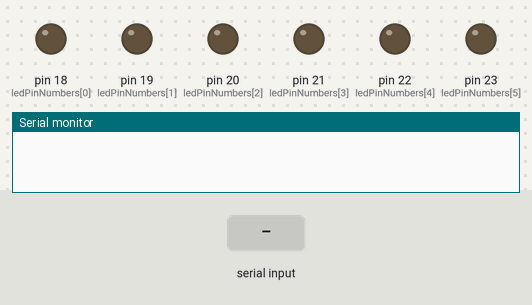
The sketch below on a simulated Arduino Mega 2560, built with avr-gcc and run on an emulated ATmega2560. Parts: output pins drawn as LEDs (lit = HIGH), the last lines printed to the serial monitor. The inputs (shaded band) are chosen by the test bench.

Above: at 1.2 s.
1.3 s: "5\n" received over Serial
At 1.6 s:
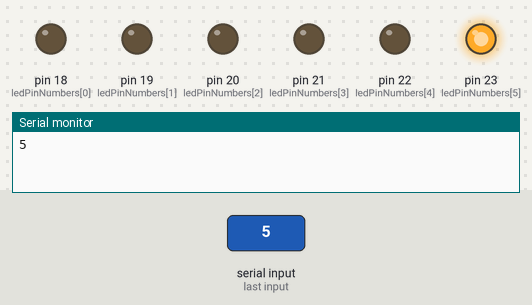
2.8 s: "90,45\n" received over Serial
Timing chart, 0 to 5.8 s (numbered marks = the images above; inputs shaded):
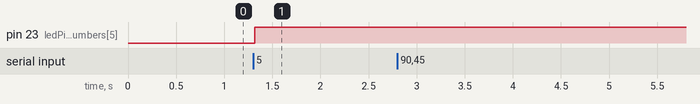

Measured:
- after the input at 1.3 s, pin 23 (ledPinNumbers[5]): LOW → HIGH at once

The sketch:

test_SerialControledLED.ino
```cpp
#define DEBUG
#define NB_LEDS 6
#define TERMINATOR ';'


const int ledPinNumbers[NB_LEDS] = {
  18, 19, 20, 21, 22, 23
};
bool ledStatus[NB_LEDS];

///////////////////////////
// FUNCTIONS //////////////
///////////////////////////
void initializeLEDs();
String readFromSerial();
void switchLed (int ledToSwitch);

//////////////////////
// SETUP /////////////
//////////////////////
void setup() {
  Serial.begin(9600);
  Serial.setTimeout(10);
  initializeLEDs();
}

////////////////////
// MAIN LOOP ///////
////////////////////
void loop() {
  String buf = readFromSerial();
  int ledToSwitch = -1;

  if(buf.length() > 0){
    ledToSwitch = buf.toInt();
    #ifdef DEBUG
    Serial.println(buf);
    #endif
  }

  switchLed(ledToSwitch);

  delay(10);
}

void switchLed (int ledToSwitch){
  if(ledToSwitch >= 0){
    if(ledStatus[ledToSwitch]){
      digitalWrite(ledPinNumbers[ledToSwitch], LOW);
      ledStatus[ledToSwitch] = false;
    } else {
      digitalWrite(ledPinNumbers[ledToSwitch], HIGH);
      ledStatus[ledToSwitch] = true;
    }
  }
}

/**
 * Lit un message sur le port série
 */
String readFromSerial (){
  return Serial.readStringUntil(TERMINATOR);
}

/**
 * Initialise les pins pour les LEDs
 */
void initializeLEDs (){
  for(int i = 0; i < NB_LEDS; i++){
    ledStatus[i] = false;
    pinMode(ledPinNumbers[i], OUTPUT);
    digitalWrite(ledPinNumbers[i], LOW);
  }
}
```
